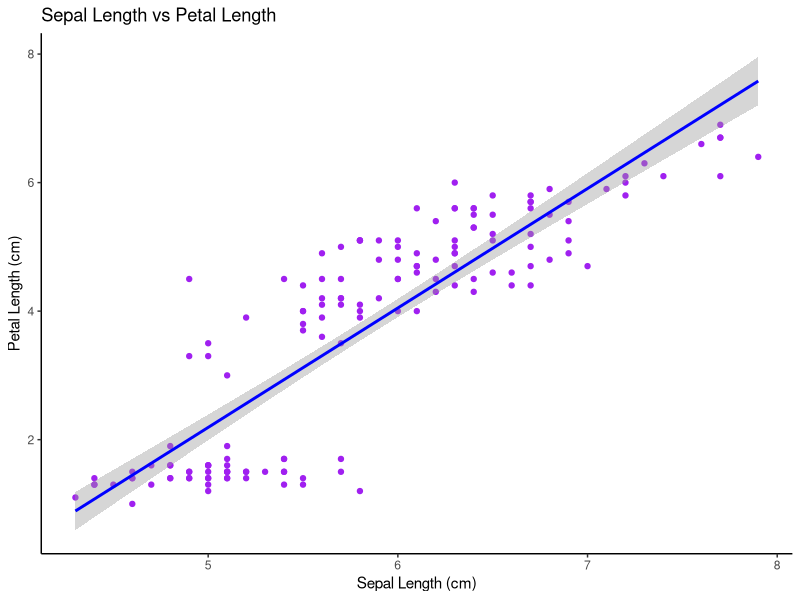

This chart was generated by the following R code:
## ---- chunk 1
data(iris)
## ---- chunk 2
library(ggplot2)
## ---- chunk 3
head(iris)
## ---- chunk 4

#Correlation Test

cor.test(x = iris$Sepal.Length, y = iris$Petal.Length, method = "pearson")

#Scatterplot

ggplot(iris, aes(x = Sepal.Length, y = Petal.Length)) +
  geom_point(color = "purple") +
  geom_smooth(method = "lm", se = TRUE, color = "blue") +
  theme_classic() +
  labs(
    title = "Sepal Length vs Petal Length",
    x = "Sepal Length (cm)",
    y = "Petal Length (cm)") 
